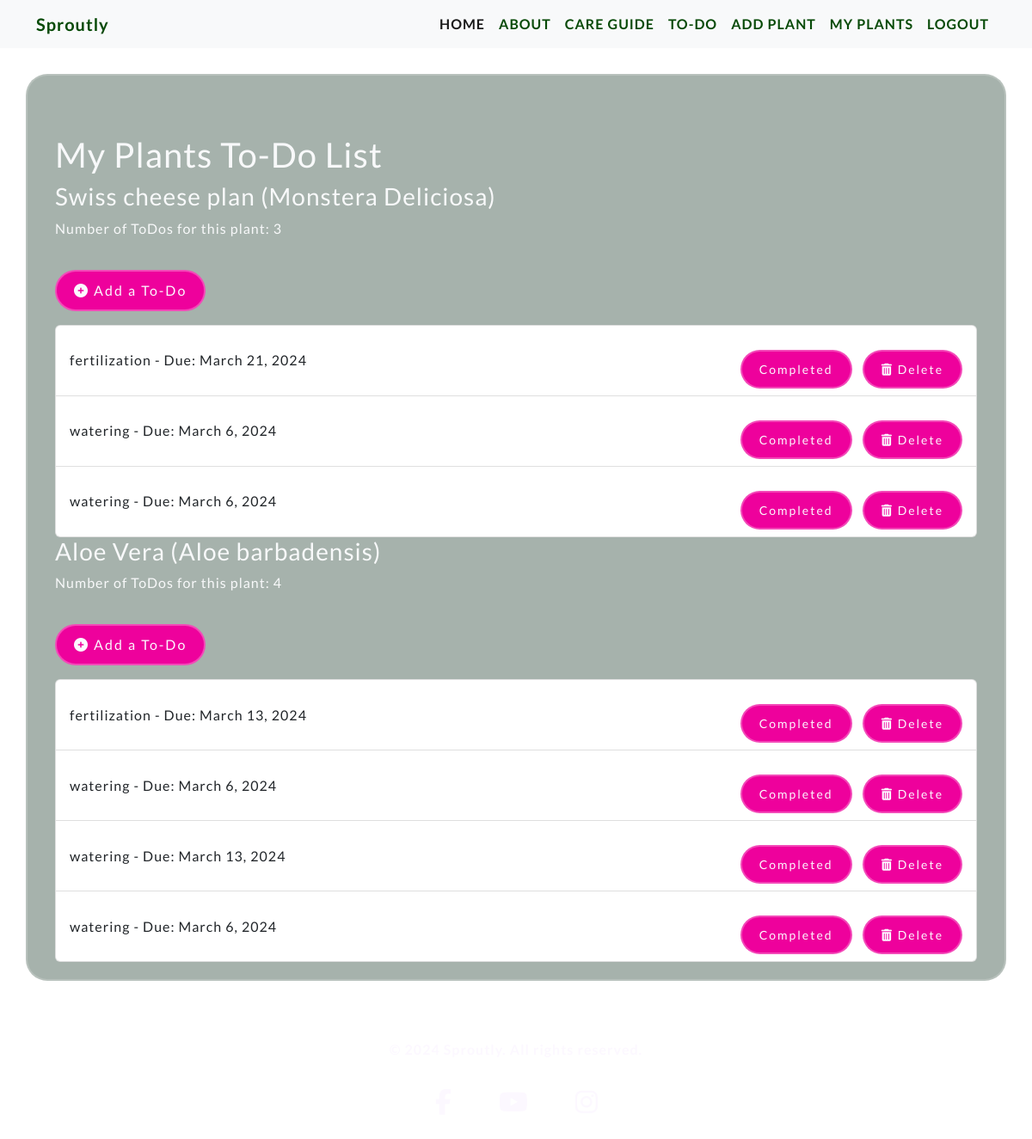
The page /plants/todos (signed in) on the database its author committed.
### plants/models.py (models this page shows, shortened)
class Plant(models.Model):
    name = models.CharField(max_length=100, null=False, blank=False)
    species = models.CharField(max_length=100)
    description = models.TextField(default="No description provided")
    watering_interval = models.IntegerField(help_text="Days between watering")
    light_requirements = models.CharField(max_length=100, default="Unknown Light Requirements")
    last_watered = models.DateField(auto_now_add=True)
    fertilization_interval = models.IntegerField(help_text="Days between fertilization")
    last_fertilized = models.DateField(auto_now_add=True)
    image = models.ImageField(upload_to='plant_images', default='plant_images/default_plant.jpg')
    user = models.ForeignKey(settings.AUTH_USER_MODEL, on_delete=models.CASCADE, default=1)

class ToDo(models.Model):
    TODO_TYPE_CHOICES = [
        ('watering', 'Watering'),
        ('fertilization', 'Fertilization'),
    ]
    plant = models.ForeignKey('Plant', on_delete=models.CASCADE, related_name='todos')
    todo_type = models.CharField(max_length=20, choices=TODO_TYPE_CHOICES, default='watering')
    description = models.TextField(blank=True)
    due_date = models.DateField()
    completed = models.BooleanField(default=False)
    created_at = models.DateTimeField(default=timezone.now)
    updated_at = models.DateTimeField(auto_now=True)

### plants/views.py (the view)
# urls.py: path('plants/todos', views.plant_and_todo_list, name='plant_and_todo_list'),
@login_required
def plant_and_todo_list(request):
    plants = Plant.objects.filter(user=request.user)
    if not plants.exists():
        context = {'has_plants': False}
    else:
        todos = ToDo.objects.filter(plant__in=plants)
        context = {
            'has_plants': True,
            'plant_todos': []
        }
        for plant in plants:
            plant_data = {
                'plant': plant,
                'todos': todos.filter(plant=plant)
            }
            context['plant_todos'].append(plant_data)
    return render(request, 'plants/todo_template.html', context)

### plants/templates/plants/todo_template.html (shortened to what this page needs)
{% load static %}
<!DOCTYPE html>
<html lang="en">
<head>
    <link rel="stylesheet" href="https://cdn.jsdelivr.net/npm/bootstrap@5.2.2/dist/css/bootstrap.min.css" />
    <link rel="stylesheet" href="{% static 'assets/style.css' %}" />
</head>
<body>
    <nav class="navbar navbar-expand-lg navbar-light bg-light">
        <div class="container">
            <a class="navbar-brand" href="{% url 'home' %}">Sproutly</a>
            <div class="collapse navbar-collapse" id="navbarNav">
                <ul class="navbar-nav ms-auto">
                    <li class="nav-item">
                        <a class="nav-link active" aria-current="page" href="{% url 'home' %}">Home</a>
                    </li>
                    <li class="nav-item">
                        <a class="nav-link" href="{% url 'about' %}">About</a>
                    </li>
                    <li class="nav-item">
                        <a class="nav-link" href="{% url 'plant-guide' %}">Care Guide</a>
                    </li>
                    {% if user.is_authenticated %}
                        <li class="nav-item">
                            <a class="nav-link" href="{% url 'plant_and_todo_list' %}">To-Do</a>
                        </li>
                        <li class="nav-item">
                            <a class="nav-link" href="{% url 'add_plant' %}">Add Plant</a>
                        </li>
                        <li class="nav-item">
                            <a class="nav-link" href="{% url 'plant_list' %}">My Plants</a>
                        </li>
                        <li class="nav-item">
                            <a class="nav-link" href="{% url 'account_logout' %}">Logout</a>
                        </li>
                    {% endif %}
                </ul>
            </div>
        </div>
    </nav>
    <main>
        <div class="container mt-5">
            <h1>My Plants To-Do List</h1>
            {% if not has_plants %}
                <div class="alert alert-info">
                    You need to <a href="{% url 'add_plant' %}">add a plant</a> before you can manage to-dos.
                </div>
            {% else %}
                {% for plant_data in plant_todos %}
                    <h2 class="h3">
                        {{ plant_data.plant.name }} ({{ plant_data.plant.species }})
                    </h2>
                    <p>Number of ToDos for this plant: {{ plant_data.todos.count }}</p>
                    <a href="{% url 'todo_create' plant_data.plant.id %}" class="btn btn-success mb-3">
                        <i class="fas fa-plus-circle"></i> Add a To-Do
                    </a>
                    <ul class="list-group">
                        {% for todo in plant_data.todos %}
                            <li class="list-group-item d-flex justify-content-between align-items-center">
                                {{ todo.todo_type }} - Due: {{ todo.due_date }}
                                <div>
                                    <button class="task-done-btn btn btn-primary btn-sm" data-task-id="{{ todo.id }}">
                                        {% if todo.completed %}
                                            Completed
                                        {% else %}
                                            Mark as Complete
                                        {% endif %}
                                    </button>
                                    <a href="{% url 'todo_delete' todo.id %}" class="btn btn-danger btn-sm ms-2">
                                        <i class="fas fa-trash-alt"></i> Delete
                                    </a>
                                </div>
                            </li>
                        {% empty %}
                            <li class="list-group-item">No ToDos found for this plant</li>
                        {% endfor %}
                    </ul>
                {% endfor %}
            {% endif %}
        </div>
    </main>
    <footer class="footer text-center mt-5">
        <div class="container">
            <p>&copy; 2024 Sproutly. All rights reserved.</p>
            <ul class="social-media-links">
                <li class="inline-link">
                    <a href="#">
                      <i class="fa-brands fa-facebook-f"></i>
                    </a>
                </li>
                <li class="inline-link">
                    <a href="#">
                      <i class="fa-brands fa-youtube"></i>
                    </a>
                </li>
                <li class="inline-link">
                    <a href="#">
                      <i class="fa-brands fa-instagram"></i>
                    </a>
                </li>
            </ul>
        </div>
    </footer>
</body>
</html>

### staticfiles/assets/style.css (style rules this page uses)
body { font-family: 'Lato', sans-serif; letter-spacing: 1px; color: #f8f9fa; min-height: 100vh; margin: 0; padding: 0; background-image: url(../assets/pictures/IMG_5874.JPG); background-position: center; background-size: cover; }
.navbar-brand { color: rgb(7, 74, 7); font-weight: 600; }
.nav-link { color: rgb(7, 74, 7); font-weight: 600; text-transform: uppercase; }
main { background-color: rgba(42, 71, 57, 0.415); border: 2px solid rgba(255, 255, 255, 0.2); margin: 30px; padding: 20px; border-radius: 25px; backdrop-filter: blur(10px); min-height: 100vh; overflow-y: auto; }
.text-center { margin-bottom: 10px; }
.btn { background-color: #ee019c; color: #FCF8FF; padding: 10px 20px; border: none; border-radius: 25px; border: 2px solid rgba(255, 255, 255, 0.283); letter-spacing: 2px; cursor: pointer; transition: background-color 0.3s ease; margin-top: 20px; }
.social-media-links .inline-link { display: inline-block; margin: 10px; }
footer { color: #FCF8FF; padding-top: 20px; font-weight: 600; }
.social-media-links .inline-link { display: inline-block; font-size: 300%; margin: 10px; font-size: 30px; transition: transform 0.3s ease; }
.social-media-links li a { color: #FCF8FF; margin-right: 30px; }

### plants/templates/plants/todo_template.html (style rules this page uses)
.task-done-btn { pointer-events: auto !important; opacity: 1 !important; z-index: 1 !important; }

### rows shown on the page
Plant: plant.name "Swiss cheese plan", plant.species "Monstera Deliciosa", todos.count "3"
ToDo: todo_type "fertilization", due_date "March 21, 2024", completed "Completed"
ToDo: todo_type "watering", due_date "March 6, 2024", completed "Completed"
ToDo: todo_type "watering", due_date "March 6, 2024", completed "Completed"
Plant: plant.name "Aloe Vera", plant.species "Aloe barbadensis", todos.count "4"
ToDo: todo_type "fertilization", due_date "March 13, 2024", completed "Completed"
ToDo: todo_type "watering", due_date "March 6, 2024", completed "Completed"
ToDo: todo_type "watering", due_date "March 13, 2024", completed "Completed"
ToDo: todo_type "watering", due_date "March 6, 2024", completed "Completed"
